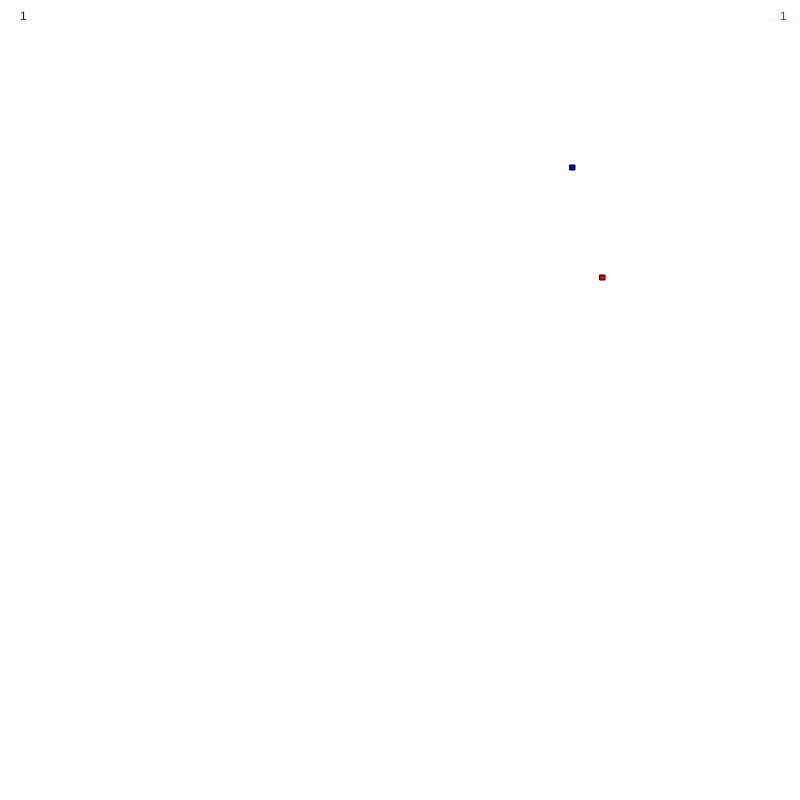
Frame 1 (no input)
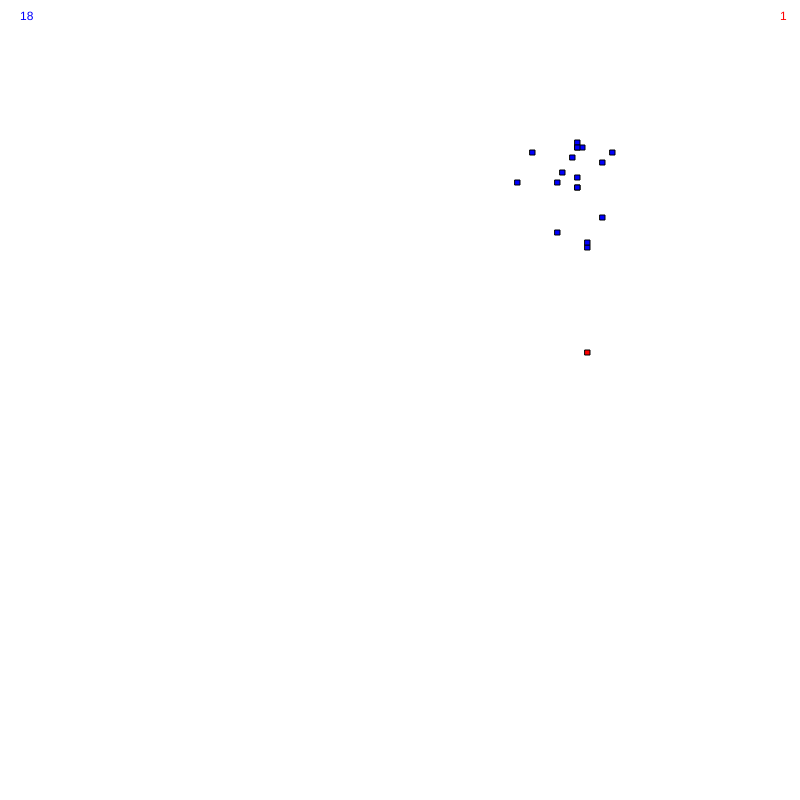
Frame 60 (no input)
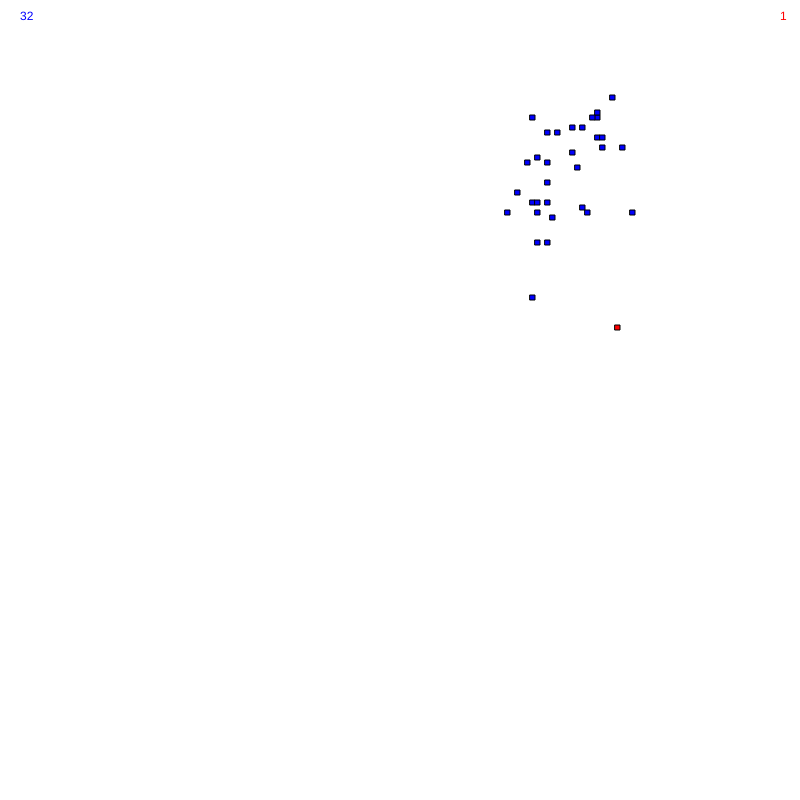
Frame 120 (the mouse pressed at the canvas centre since frame 60)

The p5.js sketch that drew these frames (run headless with seeded random() and noise() and a simulated clock; from frame 60 on, the mouse is pressed at the canvas centre):

// p5.js sketch
// ── sketch.js
let preys = []
let predators = []

function setup() {
  createCanvas(800, 800);

  preys.push(new Prey(round(random(width) / 5) * 5, round(random(height) / 5) * 5))

  predators.push(new Predator(round(random(width) / 5) * 5, round(random(height) / 5) * 5))
}

function draw() {
  frameRate(144)
  background(255);

  for (let i = 0; i < preys.length; i++) {
    preys[i].draw()
    preys[i].move()
  }

  let spawn = random()

  if (spawn >= 0.7 && preys.length !== 0) {
    let parent = floor(random(preys.length))

    preys.push(new Prey(preys[parent].x, preys[parent].y))
  }

  let predatorHasEaten = -1

  for (let i = 0; i < predators.length; i++) {
    predators[i].draw()
    predators[i].move()
    
    end_loops:
    for (let k = 0; k < preys.length; k++) {
      for (let row = -1; row < 2; row++) {
        for (let col = -1; col < 2; col++) {
          if (preys[k].x === predators[i].x + (row * 5) && preys[k].y === predators[i].y + (col * 5)) {
            predatorHasEaten = i
            preys.splice(k, 1)
            break end_loops
          }
        }
      }
    }

//     let preyIndex = preys.findIndex(function(prey) {

//       for (let row = -1; row < 2; row++) {
//         for (let col = -1; col < 2; col++) {
//           if (prey.x == predators[i].x + row && prey.y == predators[i].y + col) {
//             predatorHasEaten = i
//             return true
//           }
//         }
//       }

//       return false
//     })

    // if (preyIndex !== -1) {
    //   preys.splice(preyIndex, 1)
    // }
  }

  if (predatorHasEaten !== -1) {
    // console.log('eaten', predatorHasEaten)
    let predatorShouldSpawn = random()

    if (predatorShouldSpawn >= 0.5) {
      predators.push(new Predator(predators[predatorHasEaten].x, predators[predatorHasEaten].y))
    }
  }
  
  let predatorShouldDie = random()
  
  if (preys.length > 0 && predatorShouldDie >= 1 - predators.length / preys.length && predators.length >= 2) {
    predators.splice(floor(random(predators.length)), 1)
  }

  fill(0, 0, 255)
  text(preys.length, 20, 20)
  fill(255, 0, 0)
  text(predators.length, width - 20, 20)
  // console.log(preys.length)
}

class Prey {
  constructor(x, y) {
    this.x = x
    this.y = y
  }

  draw() {
    fill(0, 0, 255)
    rect(this.x, this.y, 5, 5)
  }

  move() {
    let direction = round(random(7))

    switch (direction) {
      case 0:
        this.x -= 5;
        this.y -= 5;
        break;
      case 1:
        this.y -= 5;
        break;
      case 2:
        this.x += 5;
        this.y -= 5;
        break;
      case 3:
        this.x -= 5;
        break;
      case 4:
        this.x += 5;
        break;
      case 5:
        this.x -= 5;
        this.y += 5;
        break;
      case 6:
        this.y += 5;
        break;
      case 7:
        this.x += 5;
        this.y += 5;
        break;
    }

    this.x = (this.x + width) % width
    this.y = (this.y + height) % height
  }
}

class Predator extends Prey {
  draw() {
    fill(255, 0, 0)
    rect(this.x, this.y, 5, 5)
  }
}
